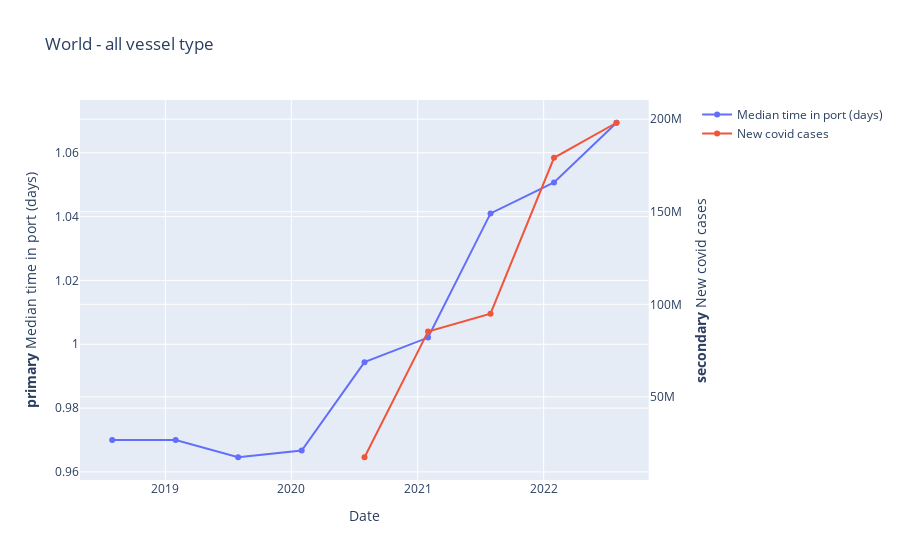

This figure's notebook cell:
### Code cell
import plotly.graph_objects as go
from plotly.subplots import make_subplots

df_combined_world = df_combined_world[df_combined_world['Vessel Type'] == 'All ships']

# Create figure with secondary y-axis
fig = make_subplots(specs=[[{"secondary_y": True}]])

# Add traces
fig.add_trace(
    go.Scatter(x=df_combined_world['date'], y=df_combined_world['Median time in port (days)'], name="Median time in port (days)"),
    secondary_y=False,
)

fig.add_trace(
    go.Scatter(x=df_combined_world['date'], y=df_combined_world['new_cases'], name="New covid cases"),
    secondary_y=True,
)

# Add figure title
fig.update_layout(
    title_text="World - all vessel type"
)

# Set x-axis title
fig.update_xaxes(title_text="Date")

# Set y-axes titles
fig.update_yaxes(title_text="<b>primary</b> Median time in port (days)", secondary_y=False)
fig.update_yaxes(title_text="<b>secondary</b> New covid cases", secondary_y=True)

fig.show()

### Figure 1 — Plotly figure (JSON) as saved in the notebook; plotly's stock layout.template omitted (floating-point values rounded to 4 significant figures)
{"data": [{"name": "Median time in port (days)", "type": "scatter", "x": ["2018-07-31", "2019-01-31", "2019-07-31", "2020-01-31", "2020-07-31", "2021-01-31", "2021-07-31", "2022-01-31", "2022-07-31"], "xaxis": "x", "y": [0.97, 0.97, 0.9646, 0.9667, 0.9944, 1.002, 1.041, 1.051, 1.069], "yaxis": "y"}, {"name": "New covid cases", "type": "scatter", "x": ["2018-07-31", "2019-01-31", "2019-07-31", "2020-01-31", "2020-07-31", "2021-01-31", "2021-07-31", "2022-01-31", "2022-07-31"], "xaxis": "x", "y": [null, null, null, null, 17365906, 85324365, 94959285, 179182964, 198097947], "yaxis": "y2"}], "layout": {"title": {"text": "World - all vessel type"}, "xaxis": {"anchor": "y", "domain": [0, 0.94], "title": {"text": "Date"}}, "yaxis": {"anchor": "x", "domain": [0, 1], "title": {"text": "<b>primary</b> Median time in port (days)"}}, "yaxis2": {"anchor": "x", "overlaying": "y", "side": "right", "title": {"text": "<b>secondary</b> New covid cases"}}}}
